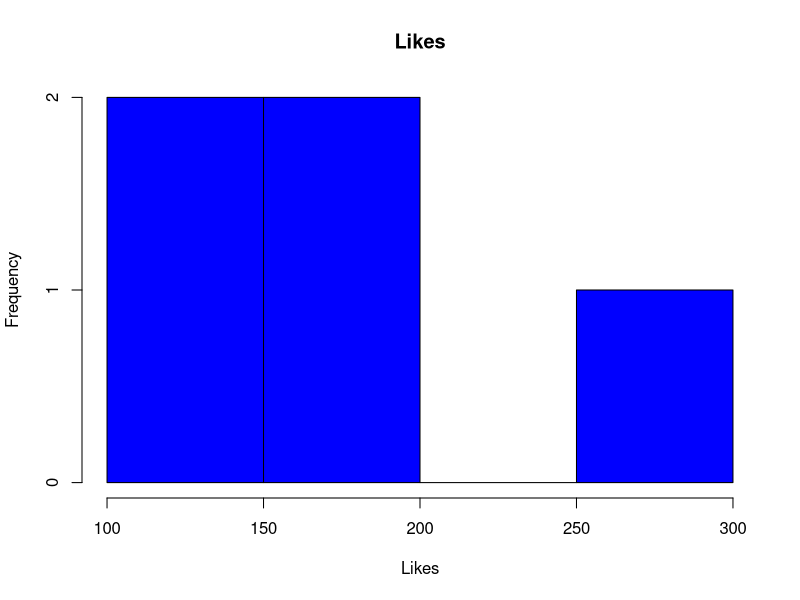
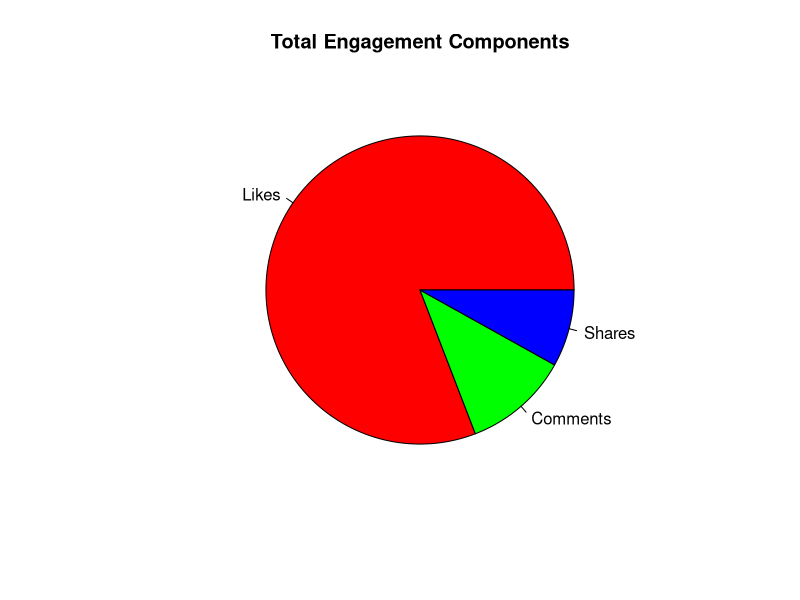
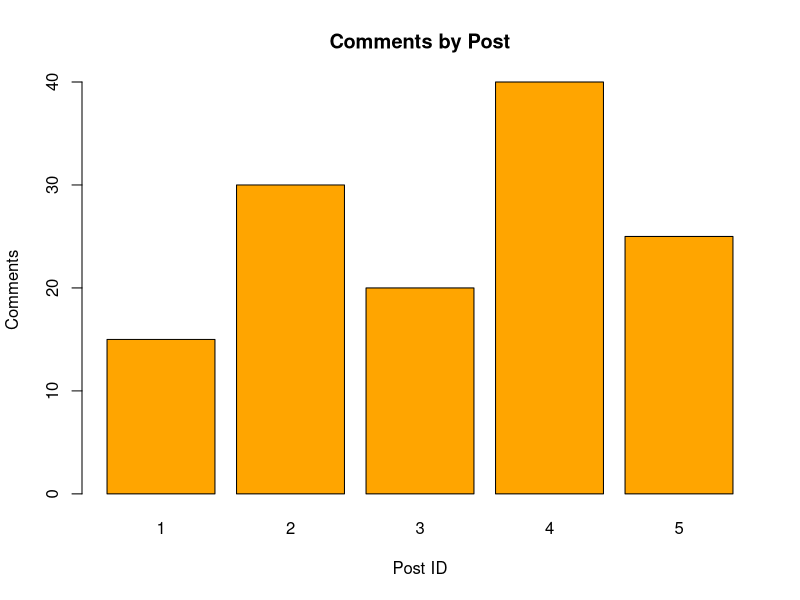
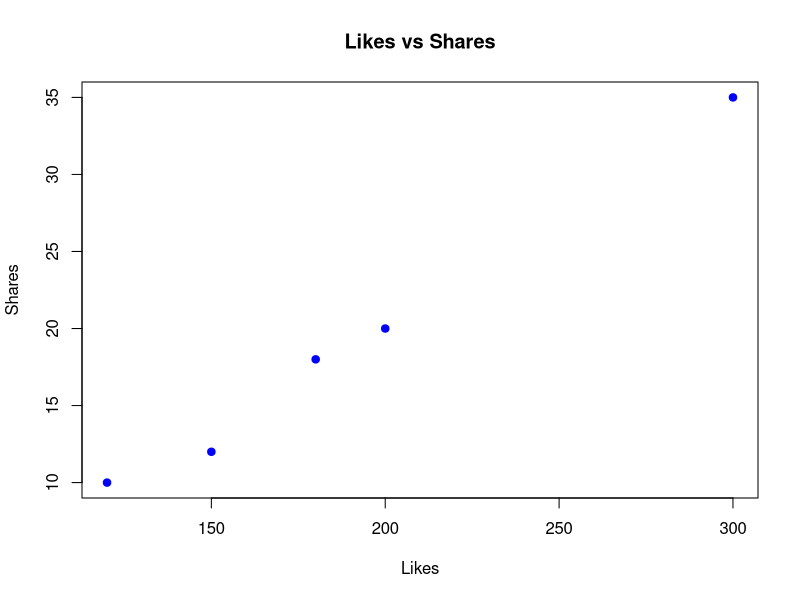

Recreate these plots in R, in order.
Post_ID <- c(1,2,3,4,5)
Likes <- c(120,200,150,300,180)
Comments <- c(15,30,20,40,25)
Shares <- c(10,20,12,35,18)

hist(Likes,
     main="Likes",
     xlab="Likes",
     col="blue")

Engagement <- c(sum(Likes),sum(Comments),sum(Shares))
Names <- c("Likes","Comments","Shares")

pie(Engagement,
    labels=Names,
    main="Total Engagement Components",
    col=c("red","green","blue"))

barplot(Comments,
        names.arg=Post_ID,
        main="Comments by Post",
        xlab="Post ID",
        ylab="Comments",
        col="orange")

plot(Likes,Shares,
     main="Likes vs Shares",
     xlab="Likes",
     ylab="Shares",
     pch=19,
     col="blue")
